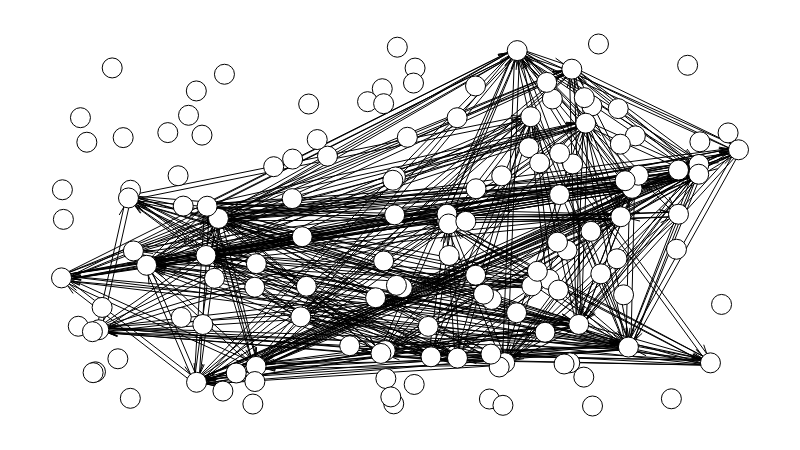

Here is the notebook cell this chart was saved with:
### Code cell
espec.draw()

### Figure 1 — Plotly figure (JSON) as saved in the notebook; plotly's stock layout.template omitted (floating-point values rounded to 4 significant figures; data arrays with more than 128 entries replaced by an {"elided": "..."} marker saying what was removed)
{"data": [{"hoverinfo": "none", "line": {"color": "rgb(127, 127, 127)", "dash": "solid", "width": 0}, "mode": "lines", "type": "scatter", "x": [0.5049, 0.5049, null, 0, 1, null], "y": [0, 1, null, 0.5009, 0.5009, null]}, {"hoverinfo": "none", "line": {"color": "rgb(0, 0, 0)", "dash": "solid", "width": 1}, "mode": "lines", "type": "scatter", "x": {"elided": "2424 float values"}, "y": {"elided": "2424 float values"}}, {"hoverinfo": "none", "marker": {"color": "rgb(255, 255, 255)", "line": {"color": "rgb(0, 0, 0)", "width": 1}, "size": 20, "symbol": "circle"}, "mode": "markers+text", "text": {"elided": "141 null values"}, "textfont": {"color": "rgb(0, 0, 0)"}, "textposition": "middle center", "type": "scatter", "x": {"elided": "141 float values"}, "y": {"elided": "141 float values"}}, {"hoverinfo": "none", "mode": "text", "text": [], "textfont": {"color": "rgb(255, 255, 255)"}, "textposition": "middle center", "type": "scatter", "x": [], "y": []}, {"hoverinfo": "none", "mode": "text", "text": {"elided": "141 null values"}, "textfont": {"color": "rgb(0, 0, 0)"}, "textposition": "middle center", "type": "scatter", "x": {"elided": "141 float values"}, "y": {"elided": "141 float values"}}, {"hoverinfo": "none", "mode": "text", "text": {"elided": "404 null values"}, "textfont": {"color": "rgb(0, 0, 0)"}, "textposition": "middle center", "type": "scatter", "x": {"elided": "404 float values"}, "y": {"elided": "404 float values"}}, {"hoverinfo": "none", "marker": {"color": "rgba(255, 255, 255, 0)", "line": {"color": "rgba(255, 255, 255, 0)", "width": 0}, "size": 0, "symbol": "circle"}, "mode": "markers", "type": "scatter", "x": [0.5, 0, 1, 0.5], "y": [0, 0.5, 0.5, 1]}], "layout": {"height": 450, "hovermode": "closest", "margin": {"b": 10, "l": 10, "r": 10, "t": 10}, "plot_bgcolor": "rgb(255, 255, 255)", "showlegend": false, "width": 800, "xaxis": {"fixedrange": true, "showgrid": false, "showticklabels": false, "zeroline": false}, "yaxis": {"fixedrange": true, "showgrid": false, "showticklabels": false, "zeroline": false}}}
